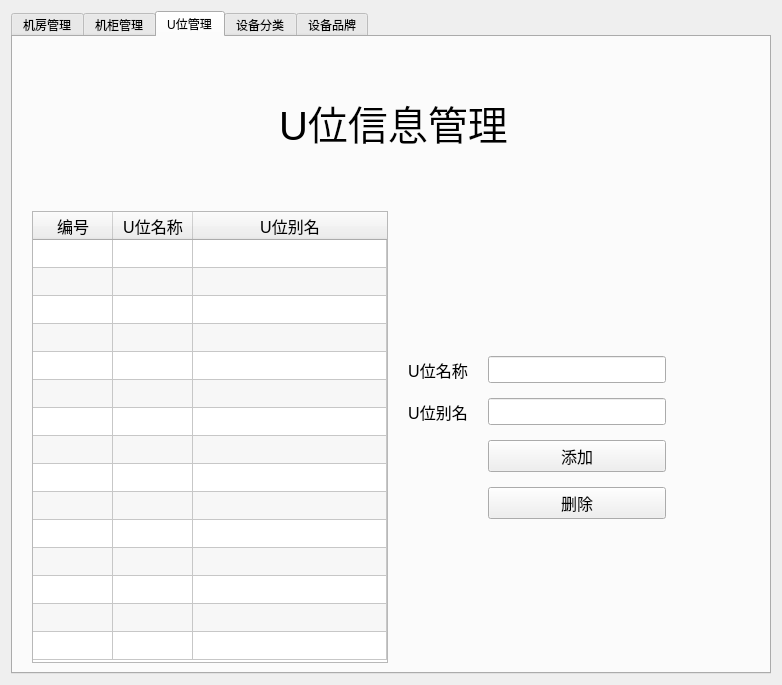
<?xml version="1.0" encoding="UTF-8"?>
<ui version="4.0">
 <class>BaseInfo</class>
 <widget class="QWidget" name="BaseInfo">
  <property name="geometry">
   <rect>
    <x>0</x>
    <y>0</y>
    <width>782</width>
    <height>685</height>
   </rect>
  </property>
  <property name="windowTitle">
   <string>基础信息维护</string>
  </property>
  <layout class="QVBoxLayout" name="verticalLayout">
   <item>
    <widget class="QTabWidget" name="tabWidget">
     <property name="currentIndex">
      <number>2</number>
     </property>
     <widget class="QWidget" name="tab_room">
      <attribute name="title">
       <string>机房管理</string>
      </attribute>
      <layout class="QVBoxLayout" name="verticalLayout_3">
       <item>
        <layout class="QVBoxLayout" name="verticalLayout_2" stretch="1,3">
         <property name="leftMargin">
          <number>5</number>
         </property>
         <item>
          <widget class="QLabel" name="label">
           <property name="font">
            <font>
             <pointsize>30</pointsize>
            </font>
           </property>
           <property name="text">
            <string>机房信息管理</string>
           </property>
           <property name="alignment">
            <set>Qt::AlignCenter</set>
           </property>
          </widget>
         </item>
         <item>
          <layout class="QGridLayout" name="gridLayout" rowstretch="2,1,1,1,1,2" columnstretch="5,1,2,1">
           <property name="leftMargin">
            <number>5</number>
           </property>
           <property name="topMargin">
            <number>5</number>
           </property>
           <property name="rightMargin">
            <number>6</number>
           </property>
           <property name="verticalSpacing">
            <number>15</number>
           </property>
           <item row="0" column="0" rowspan="6">
            <widget class="QTableWidget" name="tb_room">
             <property name="font">
              <font>
               <pointsize>12</pointsize>
              </font>
             </property>
             <property name="alternatingRowColors">
              <bool>true</bool>
             </property>
             <property name="selectionBehavior">
              <enum>QAbstractItemView::SelectRows</enum>
             </property>
             <property name="rowCount">
              <number>8</number>
             </property>
             <attribute name="horizontalHeaderCascadingSectionResizes">
              <bool>false</bool>
             </attribute>
             <attribute name="horizontalHeaderShowSortIndicator" stdset="0">
              <bool>false</bool>
             </attribute>
             <attribute name="horizontalHeaderStretchLastSection">
              <bool>true</bool>
             </attribute>
             <attribute name="verticalHeaderVisible">
              <bool>false</bool>
             </attribute>
             <attribute name="verticalHeaderStretchLastSection">
              <bool>false</bool>
             </attribute>
             <row/>
             <row/>
             <row/>
             <row/>
             <row/>
             <row/>
             <row/>
             <row/>
             <column>
              <property name="text">
               <string>编号</string>
              </property>
             </column>
             <column>
              <property name="text">
               <string>机房名称</string>
              </property>
             </column>
             <column>
              <property name="text">
               <string>别名</string>
              </property>
             </column>
            </widget>
           </item>
           <item row="0" column="2">
            <spacer name="verticalSpacer">
             <property name="orientation">
              <enum>Qt::Vertical</enum>
             </property>
             <property name="sizeHint" stdset="0">
              <size>
               <width>20</width>
               <height>40</height>
              </size>
             </property>
            </spacer>
           </item>
           <item row="1" column="1">
            <widget class="QLabel" name="room_name">
             <property name="font">
              <font>
               <pointsize>12</pointsize>
              </font>
             </property>
             <property name="text">
              <string>机房名称</string>
             </property>
             <property name="alignment">
              <set>Qt::AlignCenter</set>
             </property>
            </widget>
           </item>
           <item row="1" column="2" colspan="2">
            <widget class="QLineEdit" name="le_room_name">
             <property name="font">
              <font>
               <pointsize>12</pointsize>
              </font>
             </property>
            </widget>
           </item>
           <item row="2" column="1">
            <widget class="QLabel" name="room_name_alias">
             <property name="font">
              <font>
               <pointsize>12</pointsize>
              </font>
             </property>
             <property name="text">
              <string>机房别名</string>
             </property>
             <property name="alignment">
              <set>Qt::AlignCenter</set>
             </property>
            </widget>
           </item>
           <item row="2" column="2" colspan="2">
            <widget class="QLineEdit" name="le_room_alias">
             <property name="font">
              <font>
               <pointsize>12</pointsize>
              </font>
             </property>
            </widget>
           </item>
           <item row="3" column="1">
            <spacer name="horizontalSpacer">
             <property name="orientation">
              <enum>Qt::Horizontal</enum>
             </property>
             <property name="sizeHint" stdset="0">
              <size>
               <width>40</width>
               <height>20</height>
              </size>
             </property>
            </spacer>
           </item>
           <item row="3" column="2">
            <widget class="QPushButton" name="bt_add_room">
             <property name="font">
              <font>
               <pointsize>12</pointsize>
              </font>
             </property>
             <property name="text">
              <string>添加</string>
             </property>
            </widget>
           </item>
           <item row="3" column="3">
            <spacer name="horizontalSpacer_3">
             <property name="orientation">
              <enum>Qt::Horizontal</enum>
             </property>
             <property name="sizeHint" stdset="0">
              <size>
               <width>40</width>
               <height>20</height>
              </size>
             </property>
            </spacer>
           </item>
           <item row="4" column="1">
            <spacer name="horizontalSpacer_2">
             <property name="orientation">
              <enum>Qt::Horizontal</enum>
             </property>
             <property name="sizeHint" stdset="0">
              <size>
               <width>40</width>
               <height>20</height>
              </size>
             </property>
            </spacer>
           </item>
           <item row="4" column="2">
            <widget class="QPushButton" name="bt_del_room">
             <property name="font">
              <font>
               <pointsize>12</pointsize>
              </font>
             </property>
             <property name="text">
              <string>删除</string>
             </property>
            </widget>
           </item>
           <item row="4" column="3">
            <spacer name="horizontalSpacer_4">
             <property name="orientation">
              <enum>Qt::Horizontal</enum>
             </property>
             <property name="sizeHint" stdset="0">
              <size>
               <width>40</width>
               <height>20</height>
              </size>
             </property>
            </spacer>
           </item>
           <item row="5" column="2">
            <spacer name="verticalSpacer_2">
             <property name="orientation">
              <enum>Qt::Vertical</enum>
             </property>
             <property name="sizeHint" stdset="0">
              <size>
               <width>20</width>
               <height>40</height>
              </size>
             </property>
            </spacer>
           </item>
          </layout>
         </item>
        </layout>
       </item>
      </layout>
     </widget>
     <widget class="QWidget" name="tab_cabinet">
      <attribute name="title">
       <string>机柜管理</string>
      </attribute>
      <layout class="QVBoxLayout" name="verticalLayout_5">
       <item>
        <layout class="QVBoxLayout" name="verticalLayout_4" stretch="1,3">
         <property name="leftMargin">
          <number>5</number>
         </property>
         <item>
          <widget class="QLabel" name="label_4">
           <property name="font">
            <font>
             <pointsize>30</pointsize>
            </font>
           </property>
           <property name="text">
            <string>机柜信息管理</string>
           </property>
           <property name="alignment">
            <set>Qt::AlignCenter</set>
           </property>
          </widget>
         </item>
         <item>
          <layout class="QGridLayout" name="gridLayout_2" rowstretch="2,1,1,1,1,1,1,2" columnstretch="6,1,2,1">
           <property name="leftMargin">
            <number>5</number>
           </property>
           <property name="topMargin">
            <number>6</number>
           </property>
           <property name="rightMargin">
            <number>5</number>
           </property>
           <property name="verticalSpacing">
            <number>15</number>
           </property>
           <item row="0" column="0" rowspan="8">
            <widget class="QTableWidget" name="tb_cabinet">
             <property name="font">
              <font>
               <pointsize>12</pointsize>
              </font>
             </property>
             <property name="alternatingRowColors">
              <bool>true</bool>
             </property>
             <property name="selectionBehavior">
              <enum>QAbstractItemView::SelectRows</enum>
             </property>
             <property name="rowCount">
              <number>15</number>
             </property>
             <attribute name="horizontalHeaderCascadingSectionResizes">
              <bool>false</bool>
             </attribute>
             <attribute name="horizontalHeaderMinimumSectionSize">
              <number>15</number>
             </attribute>
             <attribute name="horizontalHeaderDefaultSectionSize">
              <number>80</number>
             </attribute>
             <attribute name="horizontalHeaderShowSortIndicator" stdset="0">
              <bool>false</bool>
             </attribute>
             <attribute name="horizontalHeaderStretchLastSection">
              <bool>true</bool>
             </attribute>
             <attribute name="verticalHeaderVisible">
              <bool>false</bool>
             </attribute>
             <attribute name="verticalHeaderDefaultSectionSize">
              <number>28</number>
             </attribute>
             <attribute name="verticalHeaderStretchLastSection">
              <bool>false</bool>
             </attribute>
             <row/>
             <row/>
             <row/>
             <row/>
             <row/>
             <row/>
             <row/>
             <row/>
             <row/>
             <row/>
             <row/>
             <row/>
             <row/>
             <row/>
             <row/>
             <column>
              <property name="text">
               <string>编号</string>
              </property>
             </column>
             <column>
              <property name="text">
               <string>机房</string>
              </property>
             </column>
             <column>
              <property name="text">
               <string>机柜名称</string>
              </property>
             </column>
             <column>
              <property name="text">
               <string>机柜别名</string>
              </property>
             </column>
             <column>
              <property name="text">
               <string>总U数</string>
              </property>
             </column>
             <column>
              <property name="text">
               <string>是否使用</string>
              </property>
             </column>
            </widget>
           </item>
           <item row="1" column="1">
            <widget class="QLabel" name="lb_room_name">
             <property name="font">
              <font>
               <pointsize>12</pointsize>
              </font>
             </property>
             <property name="text">
              <string>机房名称</string>
             </property>
             <property name="alignment">
              <set>Qt::AlignCenter</set>
             </property>
            </widget>
           </item>
           <item row="5" column="3">
            <spacer name="horizontalSpacer_6">
             <property name="orientation">
              <enum>Qt::Horizontal</enum>
             </property>
             <property name="sizeHint" stdset="0">
              <size>
               <width>40</width>
               <height>20</height>
              </size>
             </property>
            </spacer>
           </item>
           <item row="3" column="1">
            <widget class="QLabel" name="lb_cabinet_alias">
             <property name="font">
              <font>
               <pointsize>12</pointsize>
              </font>
             </property>
             <property name="text">
              <string>机柜别名</string>
             </property>
             <property name="alignment">
              <set>Qt::AlignCenter</set>
             </property>
            </widget>
           </item>
           <item row="7" column="2">
            <spacer name="verticalSpacer_4">
             <property name="orientation">
              <enum>Qt::Vertical</enum>
             </property>
             <property name="sizeHint" stdset="0">
              <size>
               <width>20</width>
               <height>40</height>
              </size>
             </property>
            </spacer>
           </item>
           <item row="5" column="2">
            <widget class="QPushButton" name="bt_add_cabinet">
             <property name="font">
              <font>
               <pointsize>12</pointsize>
              </font>
             </property>
             <property name="text">
              <string>添加</string>
             </property>
            </widget>
           </item>
           <item row="2" column="1">
            <widget class="QLabel" name="lb_cabinet_name">
             <property name="font">
              <font>
               <pointsize>12</pointsize>
              </font>
             </property>
             <property name="text">
              <string>机柜名称</string>
             </property>
             <property name="alignment">
              <set>Qt::AlignCenter</set>
             </property>
            </widget>
           </item>
           <item row="6" column="1">
            <spacer name="horizontalSpacer_7">
             <property name="orientation">
              <enum>Qt::Horizontal</enum>
             </property>
             <property name="sizeHint" stdset="0">
              <size>
               <width>40</width>
               <height>20</height>
              </size>
             </property>
            </spacer>
           </item>
           <item row="5" column="1">
            <spacer name="horizontalSpacer_5">
             <property name="orientation">
              <enum>Qt::Horizontal</enum>
             </property>
             <property name="sizeHint" stdset="0">
              <size>
               <width>40</width>
               <height>20</height>
              </size>
             </property>
            </spacer>
           </item>
           <item row="6" column="2">
            <widget class="QPushButton" name="bt_del_cabinet">
             <property name="font">
              <font>
               <pointsize>12</pointsize>
              </font>
             </property>
             <property name="text">
              <string>删除</string>
             </property>
            </widget>
           </item>
           <item row="6" column="3">
            <spacer name="horizontalSpacer_8">
             <property name="orientation">
              <enum>Qt::Horizontal</enum>
             </property>
             <property name="sizeHint" stdset="0">
              <size>
               <width>40</width>
               <height>20</height>
              </size>
             </property>
            </spacer>
           </item>
           <item row="0" column="2">
            <spacer name="verticalSpacer_3">
             <property name="orientation">
              <enum>Qt::Vertical</enum>
             </property>
             <property name="sizeHint" stdset="0">
              <size>
               <width>20</width>
               <height>40</height>
              </size>
             </property>
            </spacer>
           </item>
           <item row="1" column="2">
            <widget class="QComboBox" name="cb_room"/>
           </item>
           <item row="2" column="2">
            <widget class="QLineEdit" name="le_cab_name">
             <property name="font">
              <font>
               <pointsize>12</pointsize>
              </font>
             </property>
            </widget>
           </item>
           <item row="3" column="2">
            <widget class="QLineEdit" name="le_cabinet_alias">
             <property name="font">
              <font>
               <pointsize>12</pointsize>
              </font>
             </property>
            </widget>
           </item>
           <item row="4" column="3">
            <widget class="QCheckBox" name="ckb_is_used">
             <property name="font">
              <font>
               <pointsize>12</pointsize>
              </font>
             </property>
             <property name="text">
              <string>是否使用</string>
             </property>
            </widget>
           </item>
           <item row="4" column="1">
            <widget class="QLabel" name="lb_count">
             <property name="font">
              <font>
               <pointsize>12</pointsize>
              </font>
             </property>
             <property name="text">
              <string>总U数</string>
             </property>
             <property name="alignment">
              <set>Qt::AlignCenter</set>
             </property>
            </widget>
           </item>
           <item row="4" column="2">
            <widget class="QLineEdit" name="le_U_count">
             <property name="font">
              <font>
               <pointsize>12</pointsize>
              </font>
             </property>
            </widget>
           </item>
          </layout>
         </item>
        </layout>
       </item>
      </layout>
     </widget>
     <widget class="QWidget" name="tab_U">
      <attribute name="title">
       <string>U位管理</string>
      </attribute>
      <layout class="QVBoxLayout" name="verticalLayout_10">
       <item>
        <layout class="QVBoxLayout" name="verticalLayout_6" stretch="1,3">
         <property name="leftMargin">
          <number>5</number>
         </property>
         <item>
          <widget class="QLabel" name="label_9">
           <property name="font">
            <font>
             <pointsize>30</pointsize>
            </font>
           </property>
           <property name="text">
            <string>U位信息管理</string>
           </property>
           <property name="alignment">
            <set>Qt::AlignCenter</set>
           </property>
          </widget>
         </item>
         <item>
          <layout class="QGridLayout" name="gridLayout_3" rowstretch="2,1,1,1,0,2" columnstretch="4,1,2,1">
           <property name="leftMargin">
            <number>5</number>
           </property>
           <property name="topMargin">
            <number>6</number>
           </property>
           <property name="rightMargin">
            <number>5</number>
           </property>
           <property name="verticalSpacing">
            <number>15</number>
           </property>
           <item row="3" column="1">
            <spacer name="horizontalSpacer_11">
             <property name="orientation">
              <enum>Qt::Horizontal</enum>
             </property>
             <property name="sizeHint" stdset="0">
              <size>
               <width>40</width>
               <height>20</height>
              </size>
             </property>
            </spacer>
           </item>
           <item row="3" column="3">
            <spacer name="horizontalSpacer_9">
             <property name="orientation">
              <enum>Qt::Horizontal</enum>
             </property>
             <property name="sizeHint" stdset="0">
              <size>
               <width>40</width>
               <height>20</height>
              </size>
             </property>
            </spacer>
           </item>
           <item row="1" column="2">
            <widget class="QLineEdit" name="le_u_name">
             <property name="font">
              <font>
               <pointsize>12</pointsize>
              </font>
             </property>
            </widget>
           </item>
           <item row="3" column="2">
            <widget class="QPushButton" name="bt_add_u">
             <property name="font">
              <font>
               <pointsize>12</pointsize>
              </font>
             </property>
             <property name="text">
              <string>添加</string>
             </property>
            </widget>
           </item>
           <item row="4" column="3">
            <spacer name="horizontalSpacer_12">
             <property name="orientation">
              <enum>Qt::Horizontal</enum>
             </property>
             <property name="sizeHint" stdset="0">
              <size>
               <width>40</width>
               <height>20</height>
              </size>
             </property>
            </spacer>
           </item>
           <item row="0" column="2">
            <spacer name="verticalSpacer_6">
             <property name="orientation">
              <enum>Qt::Vertical</enum>
             </property>
             <property name="sizeHint" stdset="0">
              <size>
               <width>20</width>
               <height>40</height>
              </size>
             </property>
            </spacer>
           </item>
           <item row="4" column="1">
            <spacer name="horizontalSpacer_10">
             <property name="orientation">
              <enum>Qt::Horizontal</enum>
             </property>
             <property name="sizeHint" stdset="0">
              <size>
               <width>40</width>
               <height>20</height>
              </size>
             </property>
            </spacer>
           </item>
           <item row="2" column="2">
            <widget class="QLineEdit" name="le_u_name_alias">
             <property name="font">
              <font>
               <pointsize>12</pointsize>
              </font>
             </property>
            </widget>
           </item>
           <item row="5" column="2">
            <spacer name="verticalSpacer_5">
             <property name="orientation">
              <enum>Qt::Vertical</enum>
             </property>
             <property name="sizeHint" stdset="0">
              <size>
               <width>20</width>
               <height>40</height>
              </size>
             </property>
            </spacer>
           </item>
           <item row="0" column="0" rowspan="6">
            <widget class="QTableWidget" name="tb_u">
             <property name="font">
              <font>
               <pointsize>12</pointsize>
              </font>
             </property>
             <property name="alternatingRowColors">
              <bool>true</bool>
             </property>
             <property name="selectionBehavior">
              <enum>QAbstractItemView::SelectRows</enum>
             </property>
             <property name="rowCount">
              <number>15</number>
             </property>
             <attribute name="horizontalHeaderCascadingSectionResizes">
              <bool>false</bool>
             </attribute>
             <attribute name="horizontalHeaderMinimumSectionSize">
              <number>15</number>
             </attribute>
             <attribute name="horizontalHeaderDefaultSectionSize">
              <number>80</number>
             </attribute>
             <attribute name="horizontalHeaderShowSortIndicator" stdset="0">
              <bool>false</bool>
             </attribute>
             <attribute name="horizontalHeaderStretchLastSection">
              <bool>true</bool>
             </attribute>
             <attribute name="verticalHeaderVisible">
              <bool>false</bool>
             </attribute>
             <attribute name="verticalHeaderDefaultSectionSize">
              <number>28</number>
             </attribute>
             <attribute name="verticalHeaderStretchLastSection">
              <bool>false</bool>
             </attribute>
             <row/>
             <row/>
             <row/>
             <row/>
             <row/>
             <row/>
             <row/>
             <row/>
             <row/>
             <row/>
             <row/>
             <row/>
             <row/>
             <row/>
             <row/>
             <column>
              <property name="text">
               <string>编号</string>
              </property>
             </column>
             <column>
              <property name="text">
               <string>U位名称</string>
              </property>
             </column>
             <column>
              <property name="text">
               <string>U位别名</string>
              </property>
             </column>
            </widget>
           </item>
           <item row="4" column="2">
            <widget class="QPushButton" name="bt_del_u">
             <property name="font">
              <font>
               <pointsize>12</pointsize>
              </font>
             </property>
             <property name="text">
              <string>删除</string>
             </property>
            </widget>
           </item>
           <item row="2" column="1">
            <widget class="QLabel" name="lb_u_name_alias">
             <property name="font">
              <font>
               <pointsize>12</pointsize>
              </font>
             </property>
             <property name="text">
              <string>U位别名</string>
             </property>
             <property name="alignment">
              <set>Qt::AlignCenter</set>
             </property>
            </widget>
           </item>
           <item row="1" column="1">
            <widget class="QLabel" name="lb_u_name">
             <property name="font">
              <font>
               <pointsize>12</pointsize>
              </font>
             </property>
             <property name="text">
              <string>U位名称</string>
             </property>
             <property name="alignment">
              <set>Qt::AlignCenter</set>
             </property>
            </widget>
           </item>
          </layout>
         </item>
        </layout>
       </item>
      </layout>
     </widget>
     <widget class="QWidget" name="tab_sort">
      <attribute name="title">
       <string>设备分类</string>
      </attribute>
      <layout class="QVBoxLayout" name="verticalLayout_9">
       <item>
        <layout class="QVBoxLayout" name="verticalLayout_7" stretch="1,3">
         <property name="leftMargin">
          <number>5</number>
         </property>
         <item>
          <widget class="QLabel" name="label_14">
           <property name="font">
            <font>
             <pointsize>30</pointsize>
            </font>
           </property>
           <property name="text">
            <string>设备分类信息管理</string>
           </property>
           <property name="alignment">
            <set>Qt::AlignCenter</set>
           </property>
          </widget>
         </item>
         <item>
          <layout class="QGridLayout" name="gridLayout_4" columnstretch="5,1,2,1" columnminimumwidth="2,1,1,2">
           <property name="leftMargin">
            <number>5</number>
           </property>
           <property name="topMargin">
            <number>6</number>
           </property>
           <property name="verticalSpacing">
            <number>15</number>
           </property>
           <item row="4" column="1">
            <spacer name="horizontalSpacer_15">
             <property name="orientation">
              <enum>Qt::Horizontal</enum>
             </property>
             <property name="sizeHint" stdset="0">
              <size>
               <width>40</width>
               <height>20</height>
              </size>
             </property>
            </spacer>
           </item>
           <item row="0" column="0" rowspan="7">
            <widget class="QTreeWidget" name="tree_sort">
             <attribute name="headerStretchLastSection">
              <bool>true</bool>
             </attribute>
             <column>
              <property name="text">
               <string>ID</string>
              </property>
             </column>
             <column>
              <property name="text">
               <string>分类名称</string>
              </property>
             </column>
             <column>
              <property name="text">
               <string>上级分类ID</string>
              </property>
             </column>
             <column>
              <property name="text">
               <string>上级分类名称</string>
              </property>
             </column>
            </widget>
           </item>
           <item row="1" column="2">
            <widget class="QComboBox" name="cb_prarent_sort">
             <property name="font">
              <font>
               <pointsize>12</pointsize>
              </font>
             </property>
             <item>
              <property name="text">
               <string>无</string>
              </property>
             </item>
            </widget>
           </item>
           <item row="5" column="3">
            <spacer name="horizontalSpacer_16">
             <property name="orientation">
              <enum>Qt::Horizontal</enum>
             </property>
             <property name="sizeHint" stdset="0">
              <size>
               <width>40</width>
               <height>20</height>
              </size>
             </property>
            </spacer>
           </item>
           <item row="1" column="1">
            <widget class="QLabel" name="lb_parent_sort">
             <property name="font">
              <font>
               <pointsize>12</pointsize>
              </font>
             </property>
             <property name="text">
              <string>上级分类</string>
             </property>
             <property name="alignment">
              <set>Qt::AlignCenter</set>
             </property>
            </widget>
           </item>
           <item row="0" column="2">
            <spacer name="verticalSpacer_8">
             <property name="orientation">
              <enum>Qt::Vertical</enum>
             </property>
             <property name="sizeHint" stdset="0">
              <size>
               <width>20</width>
               <height>40</height>
              </size>
             </property>
            </spacer>
           </item>
           <item row="4" column="3">
            <spacer name="horizontalSpacer_13">
             <property name="orientation">
              <enum>Qt::Horizontal</enum>
             </property>
             <property name="sizeHint" stdset="0">
              <size>
               <width>40</width>
               <height>20</height>
              </size>
             </property>
            </spacer>
           </item>
           <item row="6" column="2">
            <spacer name="verticalSpacer_7">
             <property name="orientation">
              <enum>Qt::Vertical</enum>
             </property>
             <property name="sizeHint" stdset="0">
              <size>
               <width>20</width>
               <height>40</height>
              </size>
             </property>
            </spacer>
           </item>
           <item row="5" column="1">
            <spacer name="horizontalSpacer_14">
             <property name="orientation">
              <enum>Qt::Horizontal</enum>
             </property>
             <property name="sizeHint" stdset="0">
              <size>
               <width>40</width>
               <height>20</height>
              </size>
             </property>
            </spacer>
           </item>
           <item row="4" column="2">
            <widget class="QPushButton" name="bt_add_sort">
             <property name="font">
              <font>
               <pointsize>12</pointsize>
              </font>
             </property>
             <property name="text">
              <string>添加</string>
             </property>
            </widget>
           </item>
           <item row="5" column="2">
            <widget class="QPushButton" name="bt_del_sort">
             <property name="font">
              <font>
               <pointsize>12</pointsize>
              </font>
             </property>
             <property name="text">
              <string>删除</string>
             </property>
            </widget>
           </item>
           <item row="3" column="2">
            <widget class="QLineEdit" name="le_sort_name">
             <property name="font">
              <font>
               <pointsize>12</pointsize>
              </font>
             </property>
            </widget>
           </item>
           <item row="2" column="2">
            <widget class="QLineEdit" name="le_sort_id">
             <property name="font">
              <font>
               <pointsize>12</pointsize>
              </font>
             </property>
            </widget>
           </item>
           <item row="3" column="1">
            <widget class="QLabel" name="lb_sort_name">
             <property name="font">
              <font>
               <pointsize>12</pointsize>
              </font>
             </property>
             <property name="text">
              <string>分类名称</string>
             </property>
             <property name="alignment">
              <set>Qt::AlignCenter</set>
             </property>
            </widget>
           </item>
           <item row="2" column="1">
            <widget class="QLabel" name="lb_sort_id">
             <property name="font">
              <font>
               <pointsize>12</pointsize>
              </font>
             </property>
             <property name="text">
              <string>分类ID</string>
             </property>
             <property name="alignment">
              <set>Qt::AlignCenter</set>
             </property>
            </widget>
           </item>
          </layout>
         </item>
        </layout>
       </item>
      </layout>
     </widget>
     <widget class="QWidget" name="tab_manufacturer">
      <attribute name="title">
       <string>设备品牌</string>
      </attribute>
      <layout class="QVBoxLayout" name="verticalLayout_11">
       <item>
        <layout class="QVBoxLayout" name="verticalLayout_8" stretch="1,3">
         <property name="leftMargin">
          <number>5</number>
         </property>
         <property name="topMargin">
          <number>5</number>
         </property>
         <item>
          <widget class="QLabel" name="label_19">
           <property name="font">
            <font>
             <pointsize>30</pointsize>
            </font>
           </property>
           <property name="text">
            <string>设备品牌信息</string>
           </property>
           <property name="alignment">
            <set>Qt::AlignCenter</set>
           </property>
          </widget>
         </item>
         <item>
          <layout class="QGridLayout" name="gridLayout_5" rowstretch="2,1,1,1,2" columnstretch="5,0,0,0">
           <property name="leftMargin">
            <number>5</number>
           </property>
           <property name="topMargin">
            <number>6</number>
           </property>
           <property name="rightMargin">
            <number>5</number>
           </property>
           <property name="horizontalSpacing">
            <number>10</number>
           </property>
           <property name="verticalSpacing">
            <number>20</number>
           </property>
           <item row="3" column="2">
            <widget class="QPushButton" name="bt_del_manufacturer">
             <property name="font">
              <font>
               <pointsize>12</pointsize>
              </font>
             </property>
             <property name="text">
              <string>删除</string>
             </property>
            </widget>
           </item>
           <item row="2" column="3">
            <spacer name="horizontalSpacer_17">
             <property name="orientation">
              <enum>Qt::Horizontal</enum>
             </property>
             <property name="sizeHint" stdset="0">
              <size>
               <width>40</width>
               <height>20</height>
              </size>
             </property>
            </spacer>
           </item>
           <item row="3" column="1">
            <spacer name="horizontalSpacer_18">
             <property name="orientation">
              <enum>Qt::Horizontal</enum>
             </property>
             <property name="sizeHint" stdset="0">
              <size>
               <width>40</width>
               <height>20</height>
              </size>
             </property>
            </spacer>
           </item>
           <item row="2" column="2">
            <widget class="QPushButton" name="bt_add_manufacturer">
             <property name="font">
              <font>
               <pointsize>12</pointsize>
              </font>
             </property>
             <property name="text">
              <string>添加</string>
             </property>
            </widget>
           </item>
           <item row="4" column="2">
            <spacer name="verticalSpacer_9">
             <property name="orientation">
              <enum>Qt::Vertical</enum>
             </property>
             <property name="sizeHint" stdset="0">
              <size>
               <width>20</width>
               <height>40</height>
              </size>
             </property>
            </spacer>
           </item>
           <item row="0" column="2">
            <spacer name="verticalSpacer_10">
             <property name="orientation">
              <enum>Qt::Vertical</enum>
             </property>
             <property name="sizeHint" stdset="0">
              <size>
               <width>20</width>
               <height>40</height>
              </size>
             </property>
            </spacer>
           </item>
           <item row="3" column="3">
            <spacer name="horizontalSpacer_20">
             <property name="orientation">
              <enum>Qt::Horizontal</enum>
             </property>
             <property name="sizeHint" stdset="0">
              <size>
               <width>40</width>
               <height>20</height>
              </size>
             </property>
            </spacer>
           </item>
           <item row="0" column="0" rowspan="5">
            <widget class="QTableWidget" name="tb_manfacturer">
             <property name="font">
              <font>
               <pointsize>12</pointsize>
              </font>
             </property>
             <property name="alternatingRowColors">
              <bool>true</bool>
             </property>
             <property name="selectionBehavior">
              <enum>QAbstractItemView::SelectRows</enum>
             </property>
             <property name="rowCount">
              <number>15</number>
             </property>
             <attribute name="horizontalHeaderCascadingSectionResizes">
              <bool>false</bool>
             </attribute>
             <attribute name="horizontalHeaderMinimumSectionSize">
              <number>15</number>
             </attribute>
             <attribute name="horizontalHeaderDefaultSectionSize">
              <number>80</number>
             </attribute>
             <attribute name="horizontalHeaderShowSortIndicator" stdset="0">
              <bool>false</bool>
             </attribute>
             <attribute name="horizontalHeaderStretchLastSection">
              <bool>true</bool>
             </attribute>
             <attribute name="verticalHeaderVisible">
              <bool>false</bool>
             </attribute>
             <attribute name="verticalHeaderDefaultSectionSize">
              <number>28</number>
             </attribute>
             <attribute name="verticalHeaderStretchLastSection">
              <bool>false</bool>
             </attribute>
             <row/>
             <row/>
             <row/>
             <row/>
             <row/>
             <row/>
             <row/>
             <row/>
             <row/>
             <row/>
             <row/>
             <row/>
             <row/>
             <row/>
             <row/>
             <column>
              <property name="text">
               <string>编号</string>
              </property>
             </column>
             <column>
              <property name="text">
               <string>品牌名称</string>
              </property>
             </column>
            </widget>
           </item>
           <item row="2" column="1">
            <spacer name="horizontalSpacer_19">
             <property name="orientation">
              <enum>Qt::Horizontal</enum>
             </property>
             <property name="sizeHint" stdset="0">
              <size>
               <width>40</width>
               <height>20</height>
              </size>
             </property>
            </spacer>
           </item>
           <item row="1" column="2">
            <widget class="QLineEdit" name="le__manufacturer_name">
             <property name="font">
              <font>
               <pointsize>12</pointsize>
              </font>
             </property>
            </widget>
           </item>
           <item row="1" column="1">
            <widget class="QLabel" name="lb_name">
             <property name="font">
              <font>
               <pointsize>12</pointsize>
              </font>
             </property>
             <property name="text">
              <string>品牌名称</string>
             </property>
             <property name="alignment">
              <set>Qt::AlignCenter</set>
             </property>
            </widget>
           </item>
          </layout>
         </item>
        </layout>
       </item>
      </layout>
     </widget>
    </widget>
   </item>
  </layout>
 </widget>
 <resources/>
 <connections/>
</ui>
